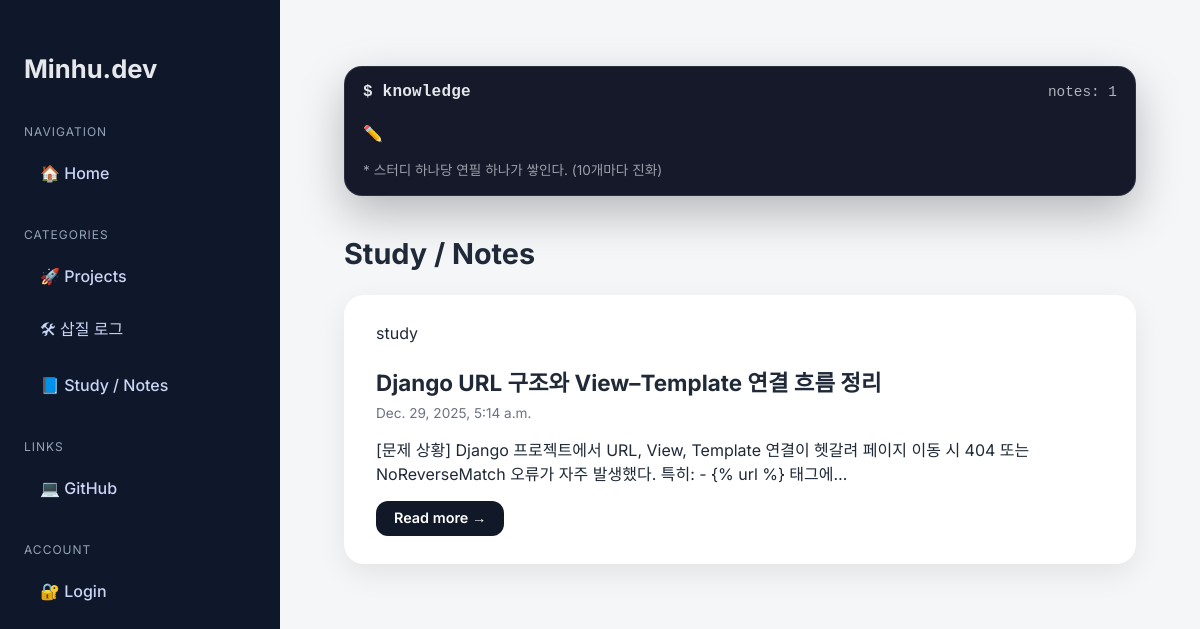
Before: /study/ with the older database file.
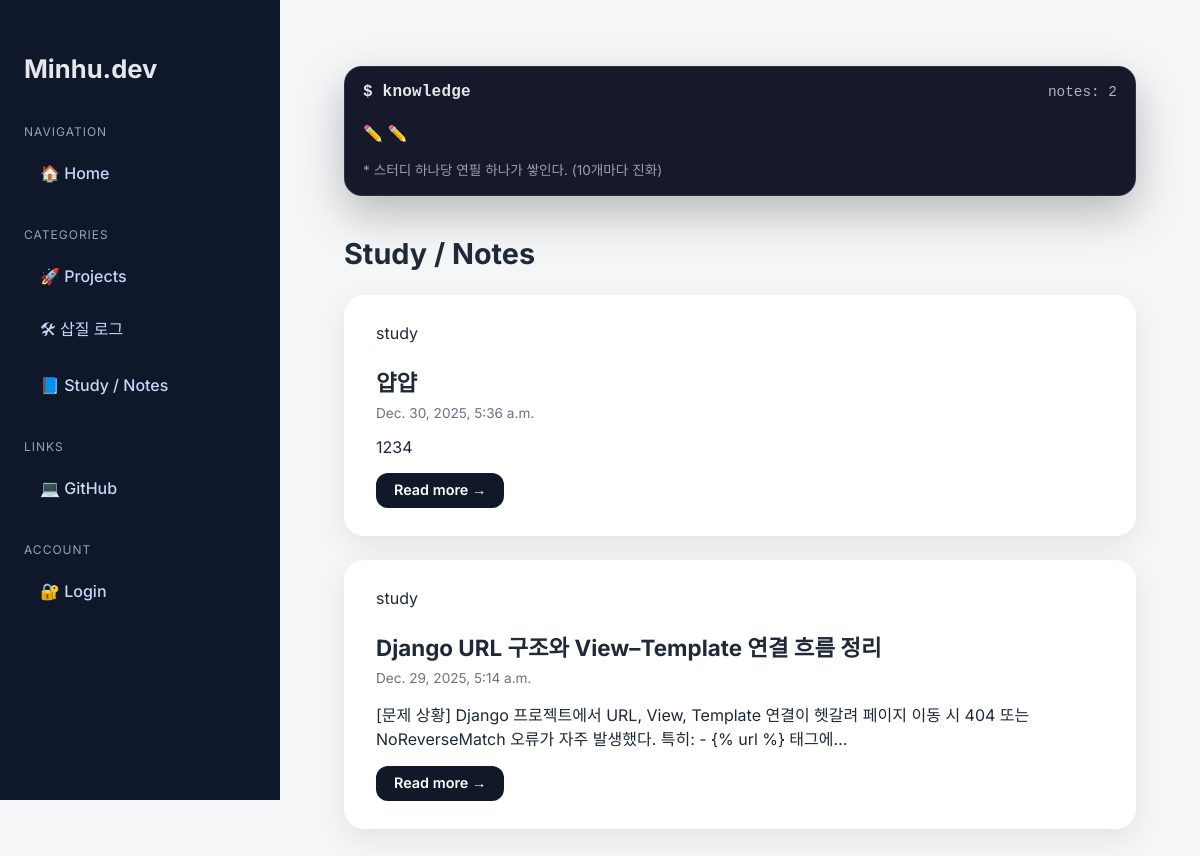
After: the same page with the newer database file.
### blog/models.py (models this page shows, shortened)
class Post(models.Model):
    CATEGORY_CHOICES = [
        ("debug", "삽질 로그"),
        ("study", "Study"),
        ("project", "Projects"),
    ]
    title = models.CharField(max_length=200)
    content = models.TextField()
    category = models.CharField(
        max_length=20,
        choices=CATEGORY_CHOICES,
        default="study"
    )
    created_at = models.DateTimeField(default=timezone.now)

### blog/views.py (the view)
# urls.py: path("study/", views.study_list, name="study_list"),
def study_list(request):
    posts = Post.objects.filter(category="study").order_by("-created_at")
    study_count = posts.count()
    return render(
        request,
        "blog/study_list.html",
        {
            "posts": posts,
            "study_count": study_count,
        }
    )

### blog/templates/blog/study_list.html (shortened to what this page needs)
{% extends "base.html" %}
{% block content %}
<div class="sandcastle-card mb-5">
  <div class="sandcastle-head">
    <div class="sandcastle-title">$ knowledge</div>
    <div class="sandcastle-meta">
      notes: {{ study_count }}
    </div>
  </div>
  <div class="sandcastle-grid">
      {% for i in ""|ljust:study_count %}
        {% if forloop.counter|divisibleby:20 %}
          🖊️
        {% elif forloop.counter|divisibleby:10 %}
          ✒️
        {% else %}
          ✏️
        {% endif %}
      {% endfor %}
  </div>
  <div class="sandcastle-hint">
    * 스터디 하나당 연필 하나가 쌓인다. (10개마다 진화)
  </div>
</div>
<h2>Study / Notes</h2>
<div class="grid">
  {% for post in posts %}
  <div class="card">
    <span class="badge">
      {{ post.category }}
    </span>
    <h3>{{ post.title }}</h3>
    <div class="meta">
      {{ post.created_at }}
    </div>
    <p>
      {{ post.content|truncatechars:120 }}
    </p>
    <div class="project-actions"
         style="display:flex; gap:12px; align-items:center;">
      <a href="{% url 'study_detail' post.id %}"
         class="btn btn-primary">
        Read more →
      </a>
    </div>
  </div>
  {% empty %}
    <p>아직 Study 글이 없습니다.</p>
  {% endfor %}
</div>
{% endblock %}

Changed rows visible on the page:
added Post: category "study", title "얍얍", created_at "Dec. 30, 2025, 5:36 a.m.", content "1234"
Other visible differences:
{{ study_count }}: "1" → "2"
